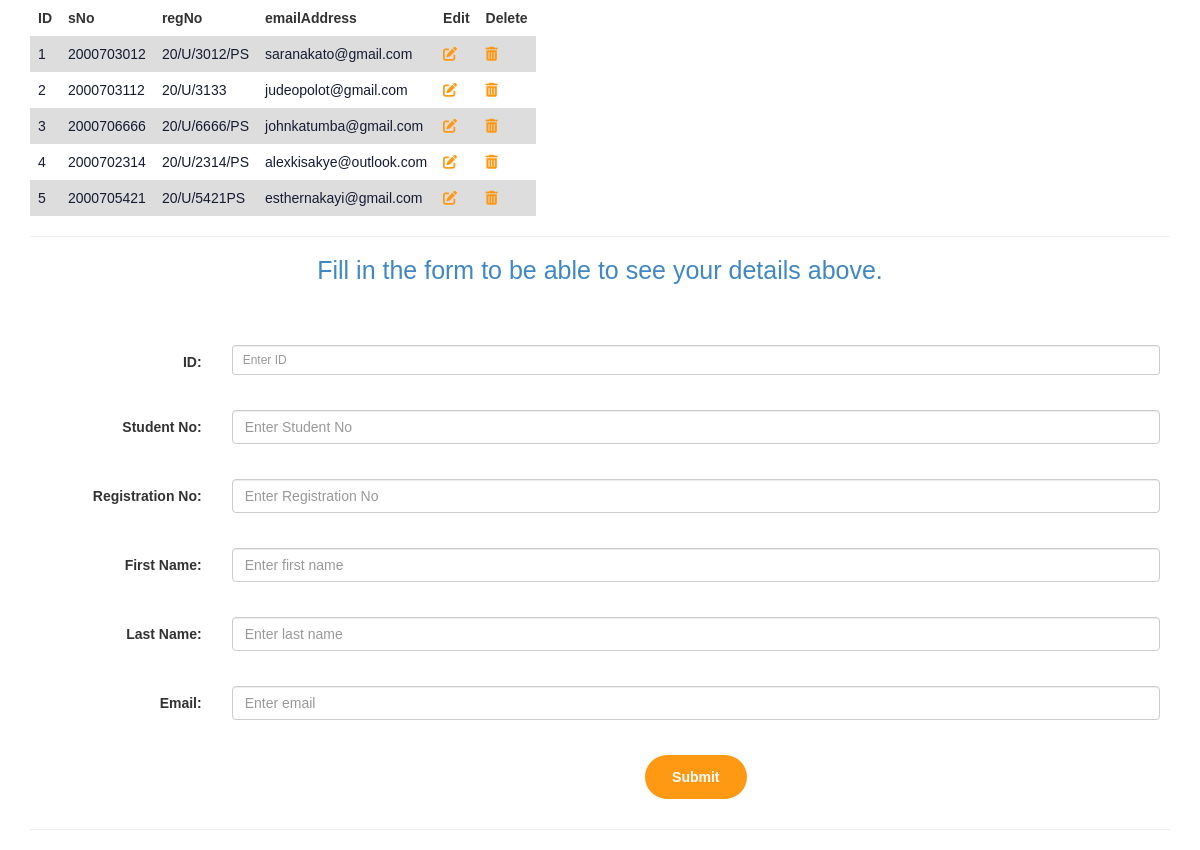
Page /App/register.php on the committed database.
### tables this page shows
CREATE TABLE `Student` (
  `id` int(11) NOT NULL,
  `sNo` varchar(20) NOT NULL,
  `regNo` varchar(35) NOT NULL,
  `fName` varchar(20) NOT NULL,
  `lName` varchar(20) NOT NULL,
  `emailAddress` varchar(255) NOT NULL
);

### App/register.php (the view, shortened to what this page needs)
<?php
 include ('connection.php') ;
?>
<!DOCTYPE html>
<html lang="en">
<head>
    <link rel="stylesheet" href="https://maxcdn.bootstrapcdn.com/bootstrap/3.4.1/css/bootstrap.min.css">
  <link rel="stylesheet" href="https://cdnjs.cloudflare.com/ajax/libs/font-awesome/6.1.1/css/all.min.css" />
  <link  rel="stylesheet" href="style.css">
</head>
<body>
    <div class="container">
    <table>
    <tr>
        <th>ID</th>
        <th>sNo</th>
        <th>regNo</th>
        <th>emailAddress</th>
        <th>Edit</th>
        <th>Delete</th>
    </tr>
    <?php
    $sql = "SELECT * FROM Student";
    $result = mysqli_query($link, $sql);
    while($row = mysqli_fetch_array($result)){
        $id = $row['id'];
        $sNo = $row['sNo'];
        $regNo = $row['regNo'];
        $emailAddress = $row['emailAddress'];
?>
    <tr>
        <td><?php echo $id; ?></td>
        <td><?php echo $sNo; ?></td>
        <td><?php echo $regNo; ?></td>
        <td><?php echo $emailAddress; ?></td>
        <td><a href="edit.php?id=<?php echo $id;?>"><i class="fa-solid fa-pen-to-square"></i></a></td>
        <td><a href="delete.php?id=<?php echo $id;?>"><i class="fa-solid fa-trash-can"></i></a></td>
    </tr>
<?php
    }
?>
</table>
    <hr>
 <h3 style="text-align: center" id="title">Fill in the form to be able to see your details above.</h3>
 <form class="form-horizontal" action="insert.php" method="post">
 <div style="text-align: center; padding: 10px" class="form-group">
 <label class="control-label col-sm-2" for="sNo">ID: </label>
 <div class="col-sm-10">
 <input type="text" name="id" required class="form-control input-sm" placeholder="Enter ID">
 </div>
</div>
<div style="text-align: center; padding: 10px" class="form-group">
<label class="control-label col-sm-2" for="sNo">Student No:</label>
<div class="col-sm-10">
<input type="text" name="sNo" required class="form-control" id="sNo" placeholder="Enter Student No">
</div>
</div>
<div style="text-align: center; padding: 10px" class="form-group">
<label class="control-label col-sm-2" for="regNo">Registration No: </label>
<div class="col-sm-10">
<input type="text" name="regNo" required class="form-control" id="regNo" placeholder="Enter Registration No">
</div>
</div>
<div style="text-align: center; padding: 10px" class="form-group">
<label class="control-label col-sm-2" for="fname">First Name:</label>
<div class="col-sm-10">
<input type="text" name="fName" required class="form-control" id="fname" placeholder="Enter first name">
</div>
</div>
<div style="text-align: center; padding: 10px" class="form-group">
<label class="control-label col-sm-2" for="lname">Last Name:</label>
<div class="col-sm-10">
<input type="text" name="lName" required class="form-control" id="lname" placeholder="Enter last name">
</div>
</div>
<div style="text-align: center; padding: 10px" class="form-group">
<label class="control-label col-sm-2" for="email">Email:</label>
<div class="col-sm-10">
 <input type="text" name="emailAddress" required  class="form-control" id="email" placeholder="Enter email">
</div>
</div>
<div style="text-align: center; padding: 10px" class="form-group">
<div class="col-sm-offset-2 col-sm-10">
   <button type="submit" name="submit" class="btn btn-default" id="btn">Submit</button>
</div>
  </div>
 </form>
<hr>
    </div>
</body>
</html>

### App/style.css (style rules this page uses)
* { margin: 0; padding: 0; font-family: 'Josefin',sans-serif; box-sizing: border-box; }
body { height: 100vh; width: 100%; }
td { color: #161b33; }
#title { color: #3F88C5; }
#btn { background-color: #FF9914; color: white; text-decoration: none; border: 2px solid transparent; font-weight: bold; padding: 10px 25px; border-radius: 30px; transition: .4s }
.btn { background-color: #FF9914; color: white; text-decoration: none; border: 2px solid transparent; font-weight: bold; padding: 10px 25px; border-radius: 30px; transition: .4s; }
h3 { color: #fff; font-size: 25px; margin-bottom: 50px; }
button { background-color: #FF9914; color: white; text-decoration: none; border: 2px solid transparent; font-weight: bold; padding: 13px 30px; border-radius: 30px; transition: .4s; }
td a { color: #FF9914; }

### App/register.php (style rules this page uses)
td,th { text-align: left; padding: 8px; }
tr:nth-child(even) { background-color: #dddddd; }

### rows in the picture
student: id "1", sNo "2000703012", regNo "20/U/3012/PS", emailAddress "saranakato@gmail.com"
student: id "2", sNo "2000703112", regNo "20/U/3133", emailAddress "judeopolot@gmail.com"
student: id "3", sNo "2000706666", regNo "20/U/6666/PS", emailAddress "johnkatumba@gmail.com"
student: id "4", sNo "2000702314", regNo "20/U/2314/PS", emailAddress "alexkisakye@outlook.com"
student: id "5", sNo "2000705421", regNo "20/U/5421PS", emailAddress "esthernakayi@gmail.com"
